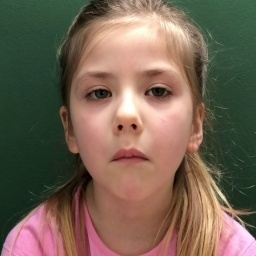
#> input picture data_test/LU/trainLU/20_lu.jpg, 256 x 256 px
$ python -i face_crop_2.py   (imports and definitions only)
#> lines starting #> are read from the running program, lines starting #| are printed output that depends on the picture
import os
import cv2
import mediapipe as mp
import numpy as np

source_dir = "/Users/bpawluczuk/Sites/python/encoder/data/laura_frame/"
dest_dir = "/Users/bpawluczuk/Sites/python/encoder/data/LU_NEW/trainLU/"

source_dir = "/Users/bpawluczuk/Sites/python/encoder/data/oliwia_frame/"
dest_dir = "/Users/bpawluczuk/Sites/python/encoder/data/OL_NEW/trainOL/"

mpFaceDect = mp.solutions.face_detection
mpDrawing = mp.solutions.drawing_utils
# [1 line that did not run here, left out]
mp_face_mesh = mp.solutions.face_mesh
mp_drawing_styles = mp.solutions.drawing_styles
faceModule = mp.solutions.face_mesh


def getFaceCoordinates(source_image):
    img = source_image.copy()
    imgRGB = cv2.cvtColor(img, cv2.COLOR_BGR2RGB)

    results = faceDetection.process(imgRGB)

    dest_size = (256, 256)

    if results.detections:

        for id, detection in enumerate(results.detections):
            mpDrawing.draw_detection(img, detection)

            bboxC = detection.location_data.relative_bounding_box
            ih, iw, ic = img.shape

            bbox = int(bboxC.xmin * iw), int(bboxC.ymin * ih), int(bboxC.width * iw), int(bboxC.height * ih)

            # cv2.rectangle(img, bbox, (255, 0, 255), 2)
            cv2.putText(img, f'{int(detection.score[0] * 100)}%', (bbox[0], bbox[1] - 20), cv2.FONT_HERSHEY_PLAIN, 2,
                        (255, 0, 255), 2)

            x = int(bboxC.xmin * iw)
            y = int(bboxC.ymin * ih)
            w = int(bboxC.width * iw)
            h = int(bboxC.height * ih)

            sub_face = source_image[y:y + h, x:x + w]
            cv2.imshow("sub_face", sub_face)

            sub_face_resize = cv2.resize(sub_face, dest_size)
            cv2.imshow("sub_face_resize", sub_face_resize)

    with faceModule.FaceMesh(static_image_mode=True) as face:

        img = sub_face_resize.copy()
        height, width, _ = img.shape

        results = face.process(cv2.cvtColor(img, cv2.COLOR_BGR2RGB))

        facelandmarks = []
        for facial_landmarks in results.multi_face_landmarks:
            for i in range(0, 468):
                pt1 = facial_landmarks.landmark[i]
                x = int(pt1.x * width)
                y = int(pt1.y * height)
                facelandmarks.append([x, y])

            facelandmarks = np.array(facelandmarks, np.int32)

            if facelandmarks.any():
                convexhull = cv2.convexHull(facelandmarks)
                mask = np.zeros((height, width), np.uint8)

        (x, y, w, h) = cv2.boundingRect(convexhull)
        # cv2.rectangle(img, (x, y, w, h), (255, 25, 25), 2)
        cv2.imshow('convexhull box', img)

        center_x = (int((x + x + w) / 2))
        center_y = (int((y + y + h) / 2))

        center_face = (center_x, center_y)
        result_image = cv2.seamlessClone(
            sub_face_resize,
            sub_face_resize,
            mask,
            center_face,
            cv2.NORMAL_CLONE
        )
        cv2.imshow('seamlessClone', result_image)

    # return x1, x2, y1, y2, w, h


def getFace(source_image, file_name):
    img = source_image.copy()
    imgRGB = cv2.cvtColor(img, cv2.COLOR_BGR2RGB)

    results = faceDetection.process(imgRGB)

    dest_size = (256, 256)

    if results.detections:

        for id, detection in enumerate(results.detections):

            mpDrawing.draw_detection(img, detection)

            bboxC = detection.location_data.relative_bounding_box
            ih, iw, ic = img.shape

            bbox = int(bboxC.xmin * iw), int(bboxC.ymin * ih), int(bboxC.width * iw), int(bboxC.height * ih)

            cv2.rectangle(img, bbox, (255, 0, 255), 2)
            cv2.putText(img, f'{int(detection.score[0] * 100)}%', (bbox[0], bbox[1] - 20), cv2.FONT_HERSHEY_PLAIN, 2,
                        (255, 0, 255), 2)

            x = int(bboxC.xmin * iw)
            y = int(bboxC.ymin * ih)
            w = int(bboxC.width * iw)
            h = int(bboxC.height * ih)

            sub_face = source_image[y:y + h, x:x + w]
            cv2.imshow("sub_face", sub_face)

            if source_image is not None and sub_face.any():
                sub_face = cv2.resize(sub_face, dest_size)
                cv2.imwrite(dest_dir + file_name, sub_face)
                # cv2.imshow("sub_face_resize", sub_face)

    # cv2.waitKey(0)
    # cv2.destroyAllWindows()


inc = 0
# [1 line that did not run here, left out]
# [6 lines not run here, left out]

>>> import cv2
>>> picture = cv2.imread('../data_test/LU/trainLU/20_lu.jpg', cv2.IMREAD_GRAYSCALE)
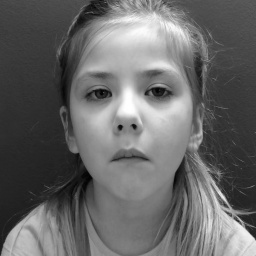
#> picture: shape (256, 256); min 0, max 255, mean 103.1
>>> result = getFaceCoordinates(picture)
#> (the run stopped early here; a loop or call above may not have finished)

$ run again, on data_test/LU/trainLU/24_lu.jpg
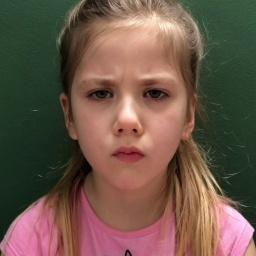
#> input picture data_test/LU/trainLU/24_lu.jpg, 256 x 256 px
#> `picture = cv2.imread('../data_test/LU/trainLU/20_lu.jpg', cv2.IMREAD_G..`:
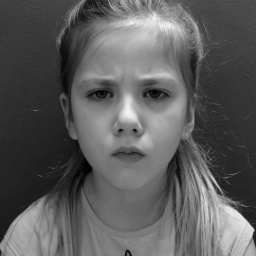
#> picture: shape (256, 256); min 0, max 244, mean 92.1

$ run again, on data_test/LU/trainLU/25_lu.jpg
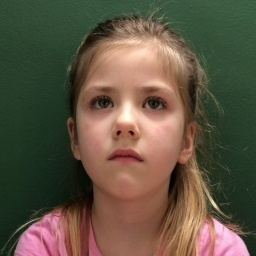
#> input picture data_test/LU/trainLU/25_lu.jpg, 256 x 256 px
#> `picture = cv2.imread('../data_test/LU/trainLU/20_lu.jpg', cv2.IMREAD_G..`:
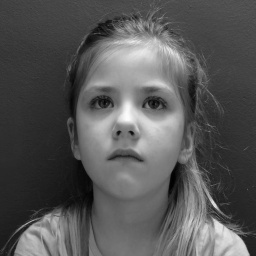
#> picture: shape (256, 256); min 0, max 253, mean 86.4
